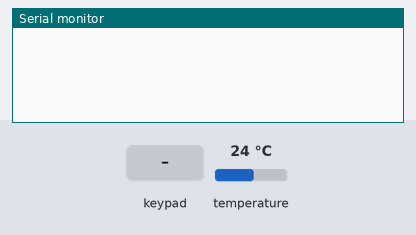
The sketch below on a simulated Arduino Uno, built with avr-gcc and run on an emulated ATmega328P. On the bench: the last lines printed to the serial monitor. Inputs (shaded band) come from the test bench; at power-on: temperature 24 °C.

Above: at 6.7 s.
6.8 s: key '1' pressed
At 7.9 s:
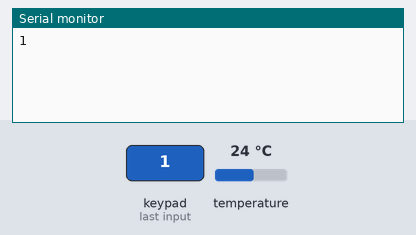
8.3 s: keypad keys 2 8 7 6 # pressed 0.4 s apart
At 10.2 s:
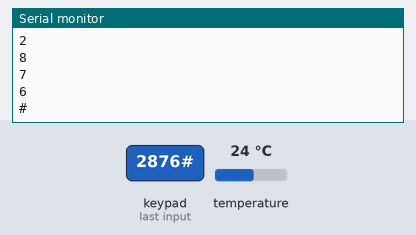
11.8 s: key 'A' pressed
At 13.0 s:
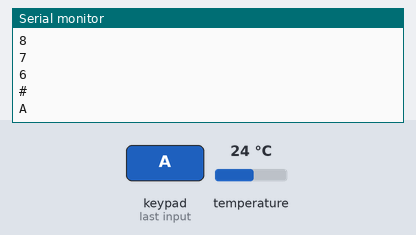
13.3 s: keypad keys 2 8 7 6 * pressed 0.4 s apart
At 16.4 s:
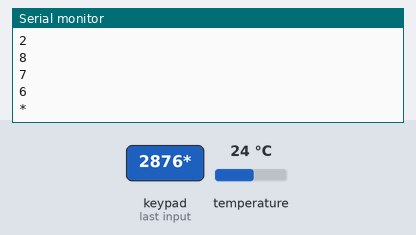
16.8 s: key 'B' pressed
At 18.0 s:
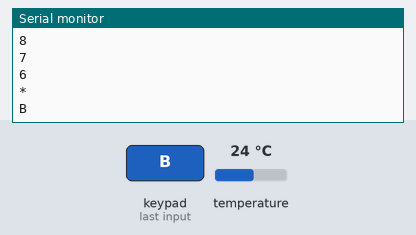
18.3 s: keypad keys 2 8 7 6 D pressed 0.4 s apart
At 20.4 s:
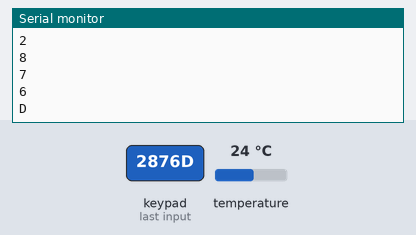
Timing chart, 0 to 21.9 s (numbered marks = the images above; inputs shaded):
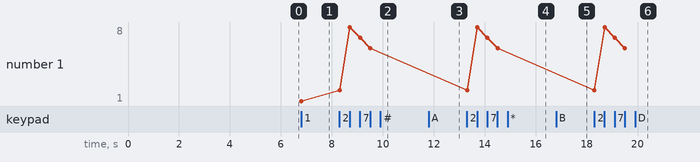

Measured:
- after the input at 6.8 s, the serial monitor: prints a new line at once (image 1)
- after the input at 8.3 s, the serial monitor: prints a new line at once (image 2)
- after the input at 11.8 s, the serial monitor: prints a new line at once (image 3)
- after the input at 13.3 s, the serial monitor: prints a new line at once (image 4)
- after the input at 16.8 s, the serial monitor: prints a new line at once (image 5)
- after the input at 18.3 s, the serial monitor: prints a new line at once (image 6)
- plotted number 1: 1 → 6 after the input at 8.3 s

The sketch:

Aoutomatic_Milk_Heater.ino
```cpp
#include <LiquidCrystal.h>
const int rs = 10, en = 11, d4 = 8, d5 = 9, d6 = 6, d7 = 7;
LiquidCrystal lcd(rs, en, d4, d5, d6, d7);
#include <Keypad.h>

const byte ROWS = 4;
const byte COLS = 4;

char hexaKeys[ROWS][COLS] = {
  {'1', '2', '3', 'A'},
  {'4', '5', '6', 'B'},
  {'7', '8', '9', 'C'},
  {'*', '0', '#', 'D'}
};

byte rowPins[ROWS] = {2, 8, 7, 6};
byte colPins[COLS] = {5, 4, 3, 9};

Keypad customKeypad = Keypad(makeKeymap(hexaKeys), rowPins, colPins, ROWS, COLS);
#include <OneWire.h>
#include <DallasTemperature.h>

#define ONE_WIRE_BUS 12
int relay=1;
OneWire oneWire(ONE_WIRE_BUS);

DallasTemperature sensors(&oneWire);

 float Celcius=0;
 int compare;


void setup() {
  Serial.begin(9600);

 void Milking();

  {
     sensors.requestTemperatures();
 Celcius=sensors.getTempCByIndex(0);
  lcd.println(" temp in celcius  ");
  lcd.print(Celcius);
 compare=(Serial.available());
if( compare >27)
  digitalWrite(relay,LOW);
if( compare >22)
  digitalWrite(relay,HIGH);
  delay(2000);
  }

void  Heating();

  {
     sensors.requestTemperatures();
  Celcius=sensors.getTempCByIndex(0);
  lcd.println(" temp in celcius ");
  lcd.print(Celcius);
  compare=(Serial.available());
if( compare >27)
  digitalWrite(relay,LOW);
if( compare >22)
  digitalWrite(relay,HIGH);
  delay(2000);

  }
}

void loop()
{
  //lcd.begin(16, 2);
  //lcd.print("Milking-1");
// lcd.setCursor(0, 1);
 // lcd.print("Heating-2");
 // delay(2000);
  // lcd.clear();
  // delay(1000);
  char customKey = customKeypad.getKey();
  if (customKey)
  Serial.println(customKey);

    if (customKey==1)
    digitalWrite(relay,HIGH);
    //delay(1000);


}
```
